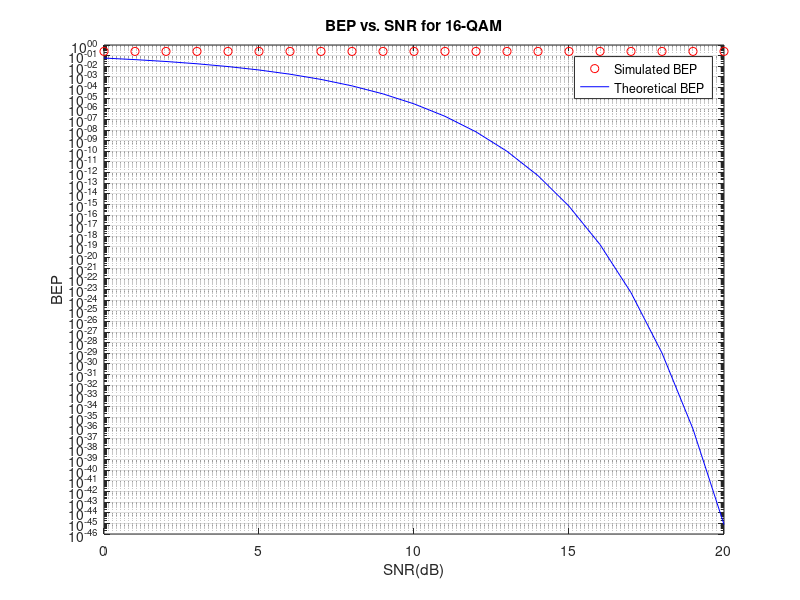
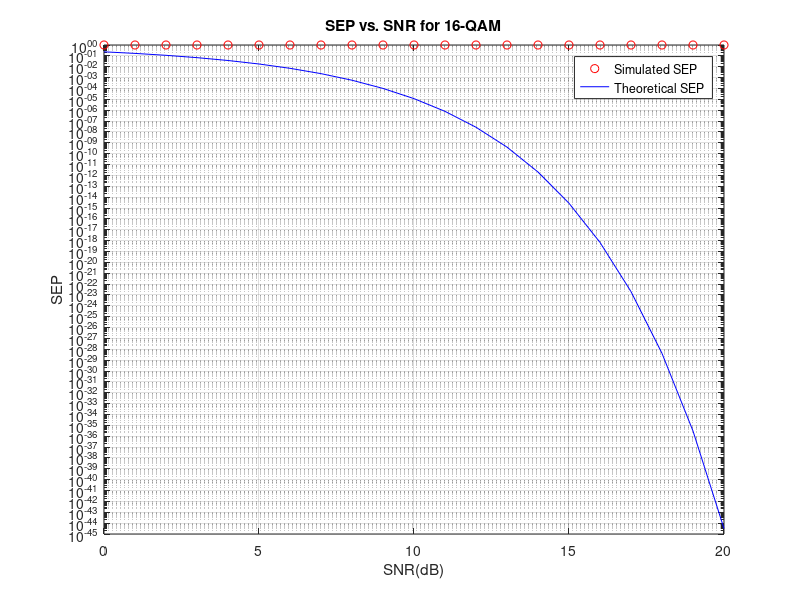

These figures' MATLAB source, in order:
clc;
clear all;
close all;

M = 16; 

% Number of bits to transmit
numBits = 100000;
data = randi([0, M-1], 1, numBits);


SNRdB = 0 : 1 : 20;
ser_simulated = zeros(1, length(SNRdB));
ser_theoretical = zeros(1, length(SNRdB));
ber_simulated = zeros(1, length(SNRdB));
ber_theoretical = zeros(1, length(SNRdB));

% Iterate through different SNR values
for snr_idx = 1 : length(SNRdB)
    SNRdB_current = SNRdB(snr_idx);
    
    % Calculate the SNR per symbol (Eo/No) for the given SNRdB
    SNRx = 10^(SNRdB_current / 10);
    
    % Calculate the signal energy per symbol (Eo) based on modulation order
    Eo = SNRx / log2(M);

    % Modulate binary data into QAM symbols
    qam_symbols = sqrt(Eo) * qammod(data, M);
    
    % Add AWGN noise to the QAM symbols
    n = sqrt(0.5 / Eo) * (randn(size(qam_symbols)) + 1i * randn(size(qam_symbols)));
    received_symbols = qam_symbols + n;

    % Demodulate the received symbols
    received_data = qamdemod(received_symbols, M);
    ser_simulated(snr_idx) = sum(received_symbols ~= qam_symbols) / numBits;
    ser_theoretical(snr_idx) = 4 * (1 - (1 / sqrt(M))) * qfunc(sqrt(2 * SNRx));
    ber_simulated(snr_idx) = ser_simulated(snr_idx) / log2(M);
    ber_theoretical(snr_idx) = ser_theoretical(snr_idx) / log2(M);
end

% Plot both simulated and theoretical BER on the same graph
semilogy(SNRdB, ber_simulated, 'ro', 'DisplayName', 'Simulated BEP');
hold on;
semilogy(SNRdB, ber_theoretical, 'b-', 'DisplayName', 'Theoretical BEP');
xlabel('SNR(dB)');
ylabel('BEP');
title(['BEP vs. SNR for ' num2str(M) '-QAM']);
grid on;
legend;

% Plot Symbol Error Probability (SEP) versus SNR
figure;
semilogy(SNRdB, ser_simulated, 'ro', 'DisplayName', 'Simulated SEP');
hold on;
semilogy(SNRdB, ser_theoretical, 'b-', 'DisplayName', 'Theoretical SEP');
xlabel('SNR(dB)');
ylabel('SEP');
title(['SEP vs. SNR for ' num2str(M) '-QAM']);
grid on;
legend;

